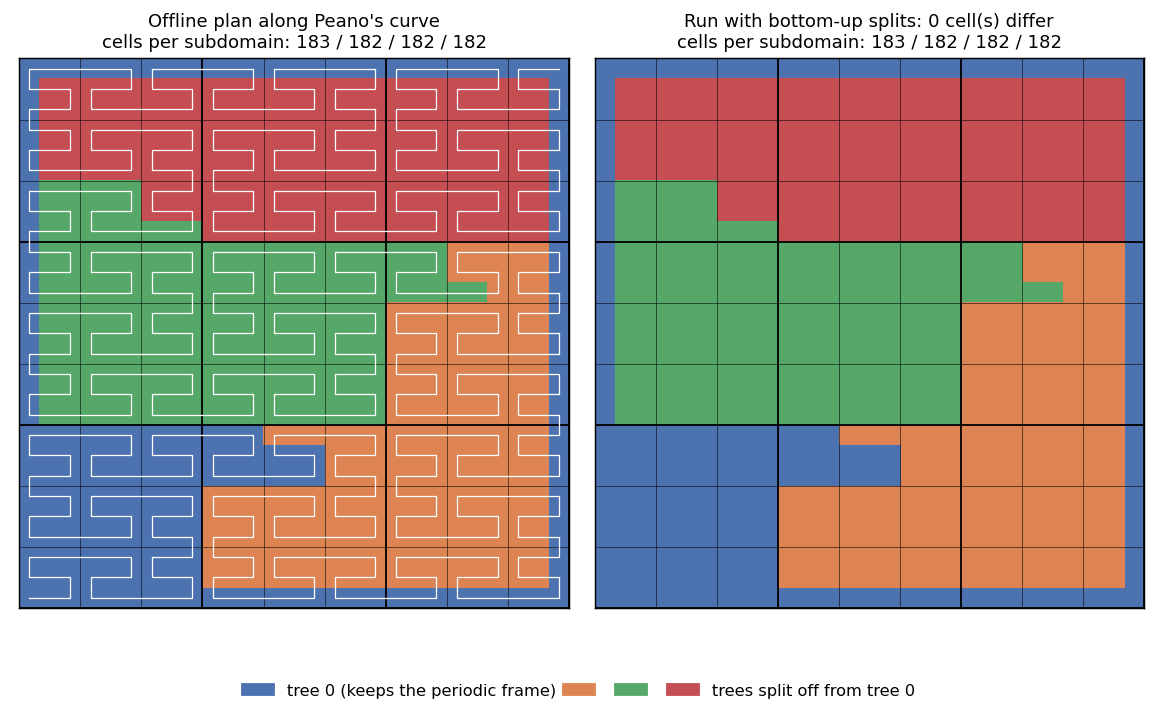

This chart was generated by the following Python code:
# This file is part of the Peano project. For conditions of distribution and
# use, please see the copyright notice at www.peano-framework.org
"""!

Create the plan-vs-run PNG of the tutorial 35_offline-load-balancing.ipynb

The script computes the offline decomposition of the tutorial's regular mesh
along Peano's space-filling curve, keeps the cells along the periodic
boundary on tree 0, and hands out all splits bottom-up. It then builds the
tutorial's Euler setup with this hardcoded load balancing, runs it with four
threads, and draws the offline plan next to the subdomains that Peano
actually builds. Cells which end up in a different subdomain than planned
are crossed out. Call the script from anywhere:

     python3 tutorials/exahype2/illustrations/35_offline-load-balancing-plan-vs-run.py

All builds and outputs go into a temporary directory (or --work-directory).
The script needs matplotlib, but no ParaView.

"""
import argparse
import importlib.util
import os
import tempfile

import numpy as np
import matplotlib

matplotlib.use("Agg")
import matplotlib.pyplot as plt
from matplotlib.colors import ListedColormap
from matplotlib.patches import Patch

Here = os.path.dirname(os.path.abspath(__file__))

# The file names of the scripts start with a digit, i.e. we cannot import them
_specification = importlib.util.spec_from_file_location(
    "split_modes_illustrations",
    os.path.join(Here, "35_offline-load-balancing-split-modes.py"),
)
split_modes = importlib.util.module_from_spec(_specification)
_specification.loader.exec_module(split_modes)
domain_decomposition = split_modes.domain_decomposition

import toolbox.loadbalancing.api.input.RegularGridGenerator as RegularGridGenerator
import toolbox.loadbalancing.api.output.Hardcoded as Hardcoded
import toolbox.loadbalancing.api.strategies.Decomposition as Decomposition
import toolbox.loadbalancing.api.strategies.SFC as SFC
import toolbox.loadbalancing.api.strategies.SplitTrees as SplitTrees

PlanVsRunPicture = os.path.join(Here, "35_offline-load-balancing-plan-vs-run.png")

CellsPerAxis = split_modes.CellsPerAxis
TreeColours = split_modes.TreeColours


def offline_plan():
    """! Split tree and Hardcoded arguments of the tutorial's offline decomposition"""
    tree = RegularGridGenerator.RegularGridGenerator(max_level=3, dimensions=2)
    SplitTrees.split_tree(
        tree,
        decomposition=Decomposition.equidistant_splitting(
            peano_tree=tree, number_of_subtrees=domain_decomposition.NumberOfThreads
        ),
        periodic_BC=[True, True],
    )
    destination_ranks = Hardcoded.assign_trees_to_ranks_round_Robin(
        number_of_subtrees=tree.number_of_subtrees, max_ranks=1
    )
    configuration, mode = Hardcoded.create_constructor_initialisation_string(
        tree, destination_ranks, modes=Hardcoded.BottomUp
    )
    owner = np.zeros((CellsPerAxis, CellsPerAxis), dtype=int)
    for x in range(CellsPerAxis):
        for y in range(CellsPerAxis):
            owner[y, x] = tree._tree_arrays[2][x][y][1]
    return owner, configuration


def match_subdomains(planned, built):
    """!

    Number the subdomains of a run like the planned subdomains

    The run does not tell us Peano's tree numbers (see
    split_modes.read_subdomains()). We therefore give each subdomain of the
    run the number of the planned subdomain with which it overlaps most.

    """
    result = -np.ones_like(built)
    for subdomain in range(domain_decomposition.NumberOfThreads):
        mask = built == subdomain
        overlaps = [
            int((planned[mask] == tree).sum())
            for tree in range(domain_decomposition.NumberOfThreads)
        ]
        result[mask] = int(np.argmax(overlaps))
    return result


def draw(axis, owner, title, show_curve=False, crosses=None):
    axis.imshow(
        owner,
        origin="lower",
        cmap=ListedColormap(TreeColours),
        vmin=0,
        vmax=3,
        extent=(0, CellsPerAxis, 0, CellsPerAxis),
    )
    for k in range(0, CellsPerAxis + 1, 3):
        width = 1.0 if k % 9 == 0 else 0.3
        axis.axhline(k, color="black", lw=width)
        axis.axvline(k, color="black", lw=width)
    if show_curve:
        curve = [
            SFC.Peano_to_Cartesian_2d(i, CellsPerAxis)
            for i in range(CellsPerAxis * CellsPerAxis)
        ]
        axis.plot(
            [x + 0.5 for x, y in curve],
            [y + 0.5 for x, y in curve],
            color="white",
            lw=0.7,
        )
    if crosses is not None:
        ys, xs = np.nonzero(crosses)
        axis.scatter(xs + 0.5, ys + 0.5, marker="x", color="black", s=14, lw=0.9)
    counts = [
        int((owner == tree).sum())
        for tree in range(domain_decomposition.NumberOfThreads)
    ]
    axis.set_title(
        title + "\ncells per subdomain: " + " / ".join(str(c) for c in counts),
        fontsize=10,
    )
    axis.set_xticks([])
    axis.set_yticks([])


def render(run_directory, picture=PlanVsRunPicture):
    planned, configuration = offline_plan()
    built = match_subdomains(planned, split_modes.read_subdomains(run_directory))
    differences = planned != built

    figure, axes = plt.subplots(1, 2, figsize=(9.0, 5.6))
    draw(axes[0], planned, "Offline plan along Peano's curve", show_curve=True)
    draw(
        axes[1],
        built,
        "Run with bottom-up splits: {} cell(s) differ".format(int(differences.sum())),
        crosses=differences,
    )
    figure.legend(
        handles=[Patch(color=TreeColours[0], label="tree 0 (keeps the periodic frame)")]
        + [Patch(color=c, label="") for c in TreeColours[1:-1]]
        + [Patch(color=TreeColours[-1], label="trees split off from tree 0")],
        loc="lower center",
        ncol=4,
        frameon=False,
        fontsize=9,
        columnspacing=0.4,
    )
    plt.tight_layout(rect=(0, 0.06, 1, 0.97))
    plt.savefig(picture, dpi=130, bbox_inches="tight")
    return int(differences.sum())


if __name__ == "__main__":
    parser = argparse.ArgumentParser(
        description="Create the plan-vs-run PNG of the tutorial 35_offline-load-balancing.ipynb"
    )
    parser.add_argument(
        "--work-directory",
        default=None,
        help="Directory for builds and outputs (default: temporary directory)",
    )
    parser.add_argument(
        "--peano-root",
        default=domain_decomposition.PeanoRoot,
        help="Peano installation with the compiled libraries (default: repository holding this script)",
    )
    args = parser.parse_args()

    work_directory = args.work_directory or tempfile.mkdtemp(
        prefix="35_offline-load-balancing-plan-vs-run-"
    )
    print("build and run in {}".format(work_directory))
    planned, configuration = offline_plan()
    domain_decomposition.build_and_run(
        work_directory,
        os.path.abspath(args.peano_root),
        tutorial="35_offline-load-balancing",
        namespace="offlineloadbalancing",
        load_balancer="toolbox::loadbalancing::strategies::Hardcoded",
        load_balancer_arguments=configuration,
    )
    differences = render(work_directory)
    print("wrote {} ({} cell(s) differ)".format(PlanVsRunPicture, differences))
